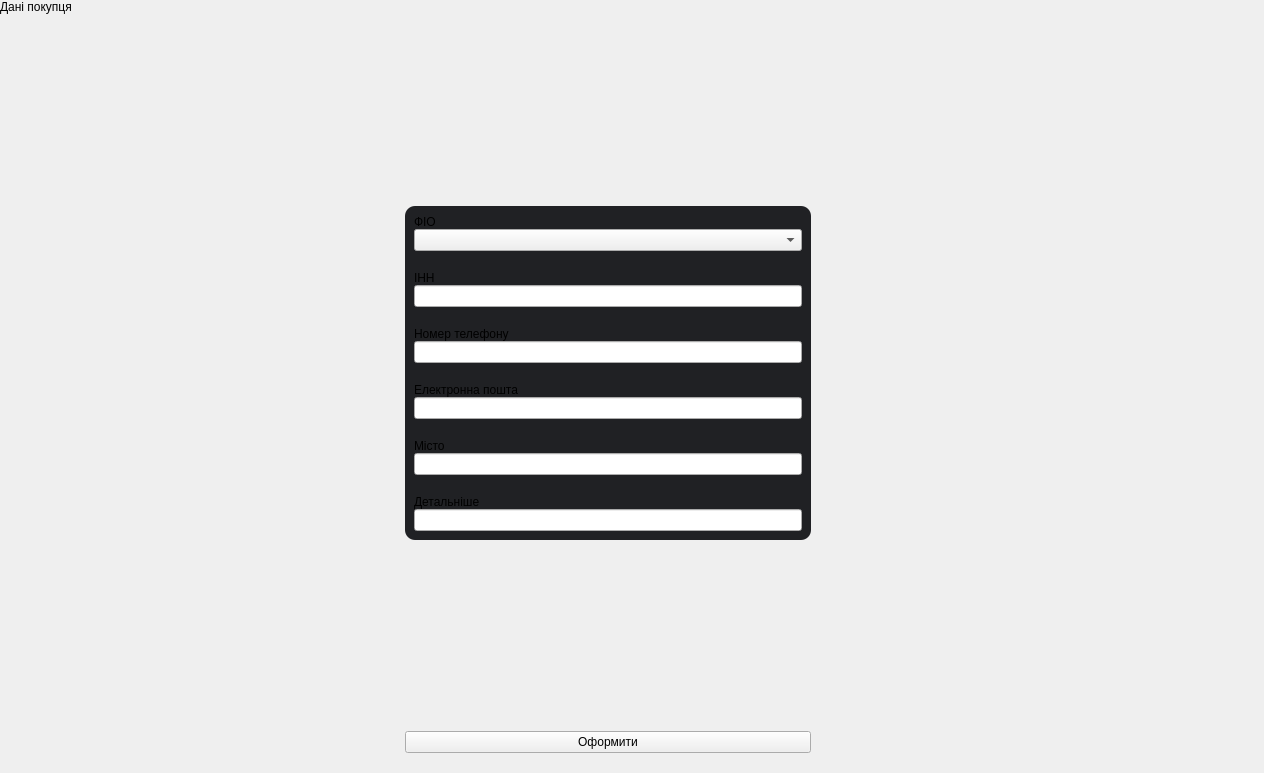
<?xml version="1.0" encoding="UTF-8"?>
<ui version="4.0">
 <class>AddBuyer</class>
 <widget class="QWidget" name="AddBuyer">
  <property name="geometry">
   <rect>
    <x>0</x>
    <y>0</y>
    <width>1264</width>
    <height>773</height>
   </rect>
  </property>
  <property name="windowTitle">
   <string>Form</string>
  </property>
  <property name="styleSheet">
   <string notr="true">QWidget#widget{
	border-radius: 10px;
	background-color: #202124;
}</string>
  </property>
  <layout class="QVBoxLayout" name="verticalLayout_11">
   <property name="spacing">
    <number>5</number>
   </property>
   <property name="leftMargin">
    <number>0</number>
   </property>
   <property name="topMargin">
    <number>0</number>
   </property>
   <property name="rightMargin">
    <number>48</number>
   </property>
   <property name="bottomMargin">
    <number>20</number>
   </property>
   <item>
    <widget class="QLabel" name="label_2">
     <property name="sizePolicy">
      <sizepolicy hsizetype="Preferred" vsizetype="Fixed">
       <horstretch>0</horstretch>
       <verstretch>0</verstretch>
      </sizepolicy>
     </property>
     <property name="text">
      <string>Дані покупця</string>
     </property>
    </widget>
   </item>
   <item>
    <layout class="QHBoxLayout" name="horizontalLayout">
     <item>
      <spacer name="horizontalSpacer_2">
       <property name="orientation">
        <enum>Qt::Horizontal</enum>
       </property>
       <property name="sizeHint" stdset="0">
        <size>
         <width>40</width>
         <height>20</height>
        </size>
       </property>
      </spacer>
     </item>
     <item>
      <layout class="QVBoxLayout" name="verticalLayout_10">
       <item>
        <layout class="QVBoxLayout" name="verticalLayout_9">
         <item>
          <spacer name="verticalSpacer">
           <property name="orientation">
            <enum>Qt::Vertical</enum>
           </property>
           <property name="sizeHint" stdset="0">
            <size>
             <width>290</width>
             <height>10</height>
            </size>
           </property>
          </spacer>
         </item>
         <item>
          <widget class="QWidget" name="widget" native="true">
           <layout class="QVBoxLayout" name="verticalLayout_2">
            <item>
             <layout class="QVBoxLayout" name="verticalLayout_8">
              <property name="spacing">
               <number>20</number>
              </property>
              <item>
               <layout class="QVBoxLayout" name="verticalLayout">
                <property name="spacing">
                 <number>0</number>
                </property>
                <item>
                 <widget class="QLabel" name="label">
                  <property name="text">
                   <string>ФІО</string>
                  </property>
                 </widget>
                </item>
                <item>
                 <widget class="QComboBox" name="inputFIO"/>
                </item>
               </layout>
              </item>
              <item>
               <layout class="QVBoxLayout" name="verticalLayout_3">
                <property name="spacing">
                 <number>0</number>
                </property>
                <item>
                 <widget class="QLabel" name="label_3">
                  <property name="text">
                   <string>ІНН</string>
                  </property>
                 </widget>
                </item>
                <item>
                 <widget class="QLineEdit" name="inputINN"/>
                </item>
               </layout>
              </item>
              <item>
               <layout class="QVBoxLayout" name="verticalLayout_4">
                <property name="spacing">
                 <number>0</number>
                </property>
                <item>
                 <widget class="QLabel" name="label_4">
                  <property name="text">
                   <string>Номер телефону</string>
                  </property>
                 </widget>
                </item>
                <item>
                 <widget class="QLineEdit" name="inputPhone"/>
                </item>
               </layout>
              </item>
              <item>
               <layout class="QVBoxLayout" name="verticalLayout_5">
                <property name="spacing">
                 <number>0</number>
                </property>
                <item>
                 <widget class="QLabel" name="label_5">
                  <property name="text">
                   <string>Електронна пошта</string>
                  </property>
                 </widget>
                </item>
                <item>
                 <widget class="QLineEdit" name="inputEmail"/>
                </item>
               </layout>
              </item>
              <item>
               <layout class="QVBoxLayout" name="verticalLayout_6">
                <property name="spacing">
                 <number>0</number>
                </property>
                <item>
                 <widget class="QLabel" name="label_6">
                  <property name="text">
                   <string>Місто</string>
                  </property>
                 </widget>
                </item>
                <item>
                 <widget class="QLineEdit" name="inputCity"/>
                </item>
               </layout>
              </item>
              <item>
               <layout class="QVBoxLayout" name="verticalLayout_7">
                <property name="spacing">
                 <number>0</number>
                </property>
                <item>
                 <widget class="QLabel" name="label_7">
                  <property name="text">
                   <string>Детальніше</string>
                  </property>
                 </widget>
                </item>
                <item>
                 <widget class="QLineEdit" name="inputAddressDetails"/>
                </item>
               </layout>
              </item>
             </layout>
            </item>
           </layout>
          </widget>
         </item>
         <item>
          <spacer name="verticalSpacer_2">
           <property name="orientation">
            <enum>Qt::Vertical</enum>
           </property>
           <property name="sizeHint" stdset="0">
            <size>
             <width>290</width>
             <height>22</height>
            </size>
           </property>
          </spacer>
         </item>
        </layout>
       </item>
       <item>
        <widget class="QPushButton" name="buttonOrder">
         <property name="text">
          <string>Оформити</string>
         </property>
        </widget>
       </item>
      </layout>
     </item>
     <item>
      <spacer name="horizontalSpacer">
       <property name="orientation">
        <enum>Qt::Horizontal</enum>
       </property>
       <property name="sizeHint" stdset="0">
        <size>
         <width>40</width>
         <height>20</height>
        </size>
       </property>
      </spacer>
     </item>
    </layout>
   </item>
  </layout>
 </widget>
 <resources/>
 <connections/>
</ui>
